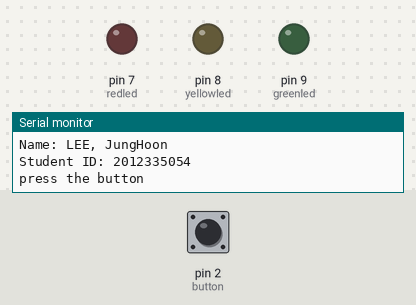
This sketch was run on a simulated Arduino Uno, built with avr-gcc and run on an emulated ATmega328P. Shown: output pins drawn as LEDs (lit = HIGH), the last lines printed to the serial monitor. Inputs (shaded band) come from the test bench; at power-on: pin 2 (button) LOW.

Above: at 1.2 s.
1.3 s: pin 2 (button) pulled HIGH for 0.15 s
At 2.1 s:
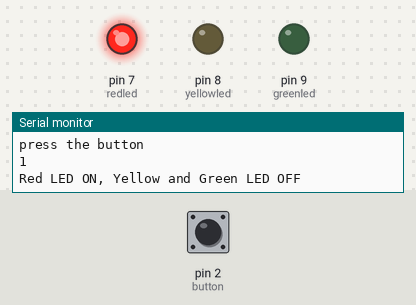
2.9 s: pin 2 (button) pulled HIGH for 1 s
At 3.3 s:
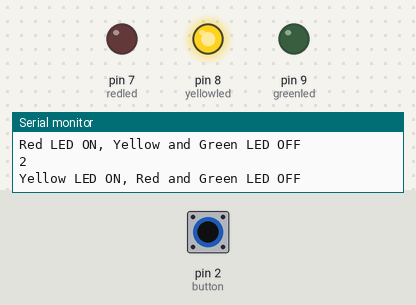
5.4 s: pin 2 (button) pulled HIGH for 0.15 s
At 6.4 s:
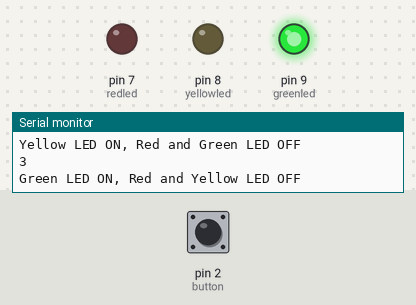
7.0 s: pin 2 (button) pulled HIGH for 3.2 s
At 7.6 s:
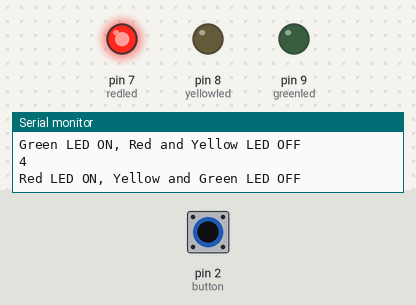
Timing chart, 0 to 10.0 s (numbered marks = the images above; inputs shaded):
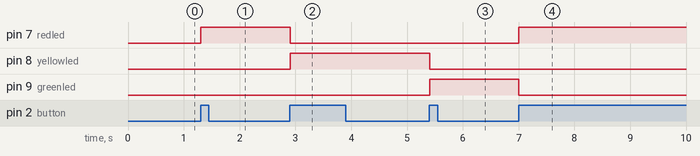

The sketch:

button_debounce.ino
```cpp
const int redled=7;
const int yellowled=8;
const int greenled=9;
const int button=2;
int last_state=0;
int current_state=0;
int cnt=0;

void setup()
{
  Serial.begin(9600);
  pinMode(redled, OUTPUT);
  pinMode(yellowled, OUTPUT);
  pinMode(greenled, OUTPUT);
  pinMode(button, INPUT);
  Serial.println("");
  Serial.println("Name: LEE, JungHoon");
  Serial.println("Student ID: 2012335054");
  Serial.println("press the button");
}
void loop()
{
  current_state=digitalRead(button);
  if(current_state!=last_state)
  {
    delay(5);
    if(current_state==HIGH)
    {
      cnt++;
      Serial.println(cnt);
      if(cnt%3==1)
      {
        Serial.println("Red LED ON, Yellow and Green LED OFF");
       digitalWrite(redled, HIGH);
       digitalWrite(yellowled, LOW);
       digitalWrite(greenled, LOW);
      }
      else if(cnt%3==2)
      {
        Serial.println("Yellow LED ON, Red and Green LED OFF");
       digitalWrite(redled, LOW);
       digitalWrite(yellowled, HIGH);
       digitalWrite(greenled, LOW);
      }
      else
      {
        Serial.println("Green LED ON, Red and Yellow LED OFF");
       digitalWrite(redled, LOW);
       digitalWrite(yellowled, LOW);
       digitalWrite(greenled, HIGH);
      }
    }
    last_state=current_state;
    delay(50);
  }
}
```

Measured:
- after the input at 1.3 s, pin 7 (redled): LOW → HIGH at once
- after the input at 2.9 s, pin 7 (redled): HIGH → LOW at once; pin 8 (yellowled): LOW → HIGH at once
- after the input at 5.4 s, pin 8 (yellowled): HIGH → LOW at once; pin 9 (greenled): LOW → HIGH at once
- after the input at 7.0 s, pin 7 (redled): LOW → HIGH at once; pin 9 (greenled): HIGH → LOW at once
